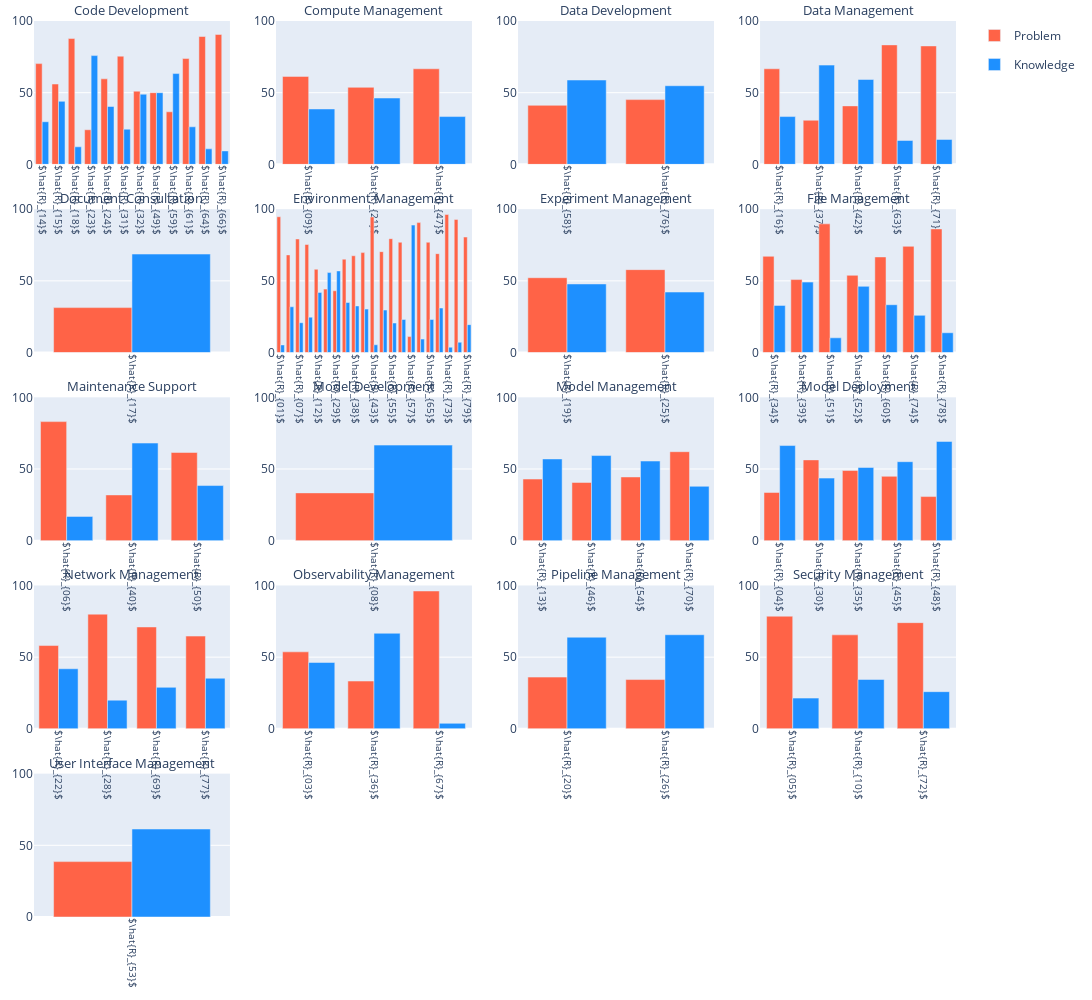

The cell this chart's notebook holds for it:
### Code cell
df = pd.read_json(os.path.join(path_rq3, 'macro-topics.json'))

color_map = {
    'Problem': 'tomato',
    'Knowledge': 'dodgerblue',
}
rows = 5
cols = 4
fig = make_subplots(rows=rows, cols=cols, horizontal_spacing=0.05, vertical_spacing=0.05, subplot_titles=[macro_topic_indexing[i] for i in sorted(df['Resolution_summary_topic_macro'].unique())])

for macro_name, macro_group in df.groupby('Resolution_summary_topic_macro', sort=True):
    categories = []
    frequency_p = []
    frequency_k = [] 
    
    for name, group in macro_group.groupby('Resolution_summary_topic'):
        name = r'$\hat{R}_{0' + str(name+1) + '}$' if name < 9 else r'$\hat{R}_{' + str(name+1) + '}$'
        categories.append(name)
        frequency_p.append(len(group[group['Challenge_type'] == 'problem'])/len(group)*100)
        frequency_k.append(len(group[group['Challenge_type'] == 'knowledge'])/len(group)*100)
    
    row = macro_name // cols + 1
    col = macro_name % cols + 1
    show_legend = True if macro_name == 0 else False
    
    fig.add_trace(go.Bar(
        name='Problem', 
        x=categories, 
        y=frequency_p, 
        legendgroup='Problem', 
        marker_color=color_map['Problem'],
        showlegend=show_legend
    ), row=row, col=col)
    fig.add_trace(go.Bar(
        name='Knowledge', 
        x=categories, 
        y=frequency_k, 
        legendgroup='Knowledge', 
        marker_color=color_map['Knowledge'],
        showlegend=show_legend
    ), row=row, col=col)
    fig.update_xaxes(
        tickangle=90, 
        tickfont=dict(size=10), 
        row=row, 
        col=col
    )

fig.update_yaxes(range=[0, 100])
fig.update_layout(
    barmode='group',
    width=1200, 
    height=1000,
    margin=go.layout.Margin(
        l=20,  # left margin
        r=20,  # right margin
        b=20,  # bottom margin
        t=20,  # top margin
    )
)
fig.update_annotations(dict(font_size=13))
fig.show()
# fig.write_image(os.path.join(path_rq3, 'Macro-topics group frequency histogram.pdf'))

### Figure 1 — Plotly figure (JSON) as saved in the notebook; plotly's stock layout.template omitted (floating-point values rounded to 4 significant figures)
{"data": [{"legendgroup": "Problem", "marker": {"color": "tomato"}, "name": "Problem", "showlegend": true, "type": "bar", "x": ["$\\hat{R}_{14}$", "$\\hat{R}_{15}$", "$\\hat{R}_{18}$", "$\\hat{R}_{23}$", "$\\hat{R}_{24}$", "$\\hat{R}_{31}$", "$\\hat{R}_{32}$", "$\\hat{R}_{49}$", "$\\hat{R}_{59}$", "$\\hat{R}_{61}$", "$\\hat{R}_{64}$", "$\\hat{R}_{66}$"], "xaxis": "x", "y": [70.27, 56.04, 87.76, 24.14, 59.65, 75.47, 51.06, 50, 36.67, 73.81, 89.19, 90.62], "yaxis": "y"}, {"legendgroup": "Knowledge", "marker": {"color": "dodgerblue"}, "name": "Knowledge", "showlegend": true, "type": "bar", "x": ["$\\hat{R}_{14}$", "$\\hat{R}_{15}$", "$\\hat{R}_{18}$", "$\\hat{R}_{23}$", "$\\hat{R}_{24}$", "$\\hat{R}_{31}$", "$\\hat{R}_{32}$", "$\\hat{R}_{49}$", "$\\hat{R}_{59}$", "$\\hat{R}_{61}$", "$\\hat{R}_{64}$", "$\\hat{R}_{66}$"], "xaxis": "x", "y": [29.73, 43.96, 12.24, 75.86, 40.35, 24.53, 48.94, 50, 63.33, 26.19, 10.81, 9.375], "yaxis": "y"}, {"legendgroup": "Problem", "marker": {"color": "tomato"}, "name": "Problem", "showlegend": false, "type": "bar", "x": ["$\\hat{R}_{09}$", "$\\hat{R}_{21}$", "$\\hat{R}_{47}$"], "xaxis": "x2", "y": [61.36, 53.73, 66.67], "yaxis": "y2"}, {"legendgroup": "Knowledge", "marker": {"color": "dodgerblue"}, "name": "Knowledge", "showlegend": false, "type": "bar", "x": ["$\\hat{R}_{09}$", "$\\hat{R}_{21}$", "$\\hat{R}_{47}$"], "xaxis": "x2", "y": [38.64, 46.27, 33.33], "yaxis": "y2"}, {"legendgroup": "Problem", "marker": {"color": "tomato"}, "name": "Problem", "showlegend": false, "type": "bar", "x": ["$\\hat{R}_{58}$", "$\\hat{R}_{76}$"], "xaxis": "x3", "y": [41.18, 45.16], "yaxis": "y3"}, {"legendgroup": "Knowledge", "marker": {"color": "dodgerblue"}, "name": "Knowledge", "showlegend": false, "type": "bar", "x": ["$\\hat{R}_{58}$", "$\\hat{R}_{76}$"], "xaxis": "x3", "y": [58.82, 54.84], "yaxis": "y3"}, {"legendgroup": "Problem", "marker": {"color": "tomato"}, "name": "Problem", "showlegend": false, "type": "bar", "x": ["$\\hat{R}_{16}$", "$\\hat{R}_{37}$", "$\\hat{R}_{42}$", "$\\hat{R}_{63}$", "$\\hat{R}_{71}$"], "xaxis": "x4", "y": [66.67, 30.77, 40.79, 83.33, 82.61], "yaxis": "y4"}, {"legendgroup": "Knowledge", "marker": {"color": "dodgerblue"}, "name": "Knowledge", "showlegend": false, "type": "bar", "x": ["$\\hat{R}_{16}$", "$\\hat{R}_{37}$", "$\\hat{R}_{42}$", "$\\hat{R}_{63}$", "$\\hat{R}_{71}$"], "xaxis": "x4", "y": [33.33, 69.23, 59.21, 16.67, 17.39], "yaxis": "y4"}, {"legendgroup": "Problem", "marker": {"color": "tomato"}, "name": "Problem", "showlegend": false, "type": "bar", "x": ["$\\hat{R}_{17}$"], "xaxis": "x5", "y": [31.33], "yaxis": "y5"}, {"legendgroup": "Knowledge", "marker": {"color": "dodgerblue"}, "name": "Knowledge", "showlegend": false, "type": "bar", "x": ["$\\hat{R}_{17}$"], "xaxis": "x5", "y": [68.67], "yaxis": "y5"}, {"legendgroup": "Problem", "marker": {"color": "tomato"}, "name": "Problem", "showlegend": false, "type": "bar", "x": ["$\\hat{R}_{01}$", "$\\hat{R}_{02}$", "$\\hat{R}_{07}$", "$\\hat{R}_{11}$", "$\\hat{R}_{12}$", "$\\hat{R}_{27}$", "$\\hat{R}_{29}$", "$\\hat{R}_{33}$", "$\\hat{R}_{38}$", "$\\hat{R}_{41}$", "$\\hat{R}_{43}$", "$\\hat{R}_{44}$", "$\\hat{R}_{55}$", "$\\hat{R}_{56}$", "$\\hat{R}_{57}$", "$\\hat{R}_{62}$", "$\\hat{R}_{65}$", "$\\hat{R}_{68}$", "$\\hat{R}_{73}$", "$\\hat{R}_{75}$", "$\\hat{R}_{79}$"], "xaxis": "x6", "y": [94.71, 68.1, 79.21, 75.34, 58.06, 44.23, 43.08, 65.12, 67.5, 69.7, 94.59, 70.37, 79.41, 76.92, 11.11, 90.62, 76.92, 68.97, 96.3, 92.86, 80.56], "yaxis": "y6"}, {"legendgroup": "Knowledge", "marker": {"color": "dodgerblue"}, "name": "Knowledge", "showlegend": false, "type": "bar", "x": ["$\\hat{R}_{01}$", "$\\hat{R}_{02}$", "$\\hat{R}_{07}$", "$\\hat{R}_{11}$", "$\\hat{R}_{12}$", "$\\hat{R}_{27}$", "$\\hat{R}_{29}$", "$\\hat{R}_{33}$", "$\\hat{R}_{38}$", "$\\hat{R}_{41}$", "$\\hat{R}_{43}$", "$\\hat{R}_{44}$", "$\\hat{R}_{55}$", "$\\hat{R}_{56}$", "$\\hat{R}_{57}$", "$\\hat{R}_{62}$", "$\\hat{R}_{65}$", "$\\hat{R}_{68}$", "$\\hat{R}_{73}$", "$\\hat{R}_{75}$", "$\\hat{R}_{79}$"], "xaxis": "x6", "y": [5.294, 31.9, 20.79, 24.66, 41.94, 55.77, 56.92, 34.88, 32.5, 30.3, 5.405, 29.63, 20.59, 23.08, 88.89, 9.375, 23.08, 31.03, 3.704, 7.143, 19.44], "yaxis": "y6"}, {"legendgroup": "Problem", "marker": {"color": "tomato"}, "name": "Problem", "showlegend": false, "type": "bar", "x": ["$\\hat{R}_{19}$", "$\\hat{R}_{25}$"], "xaxis": "x7", "y": [52.17, 57.81], "yaxis": "y7"}, {"legendgroup": "Knowledge", "marker": {"color": "dodgerblue"}, "name": "Knowledge", "showlegend": false, "type": "bar", "x": ["$\\hat{R}_{19}$", "$\\hat{R}_{25}$"], "xaxis": "x7", "y": [47.83, 42.19], "yaxis": "y7"}, {"legendgroup": "Problem", "marker": {"color": "tomato"}, "name": "Problem", "showlegend": false, "type": "bar", "x": ["$\\hat{R}_{34}$", "$\\hat{R}_{39}$", "$\\hat{R}_{51}$", "$\\hat{R}_{52}$", "$\\hat{R}_{60}$", "$\\hat{R}_{74}$", "$\\hat{R}_{78}$"], "xaxis": "x8", "y": [67.12, 50.88, 89.74, 53.85, 66.67, 74.07, 86.21], "yaxis": "y8"}, {"legendgroup": "Knowledge", "marker": {"color": "dodgerblue"}, "name": "Knowledge", "showlegend": false, "type": "bar", "x": ["$\\hat{R}_{34}$", "$\\hat{R}_{39}$", "$\\hat{R}_{51}$", "$\\hat{R}_{52}$", "$\\hat{R}_{60}$", "$\\hat{R}_{74}$", "$\\hat{R}_{78}$"], "xaxis": "x8", "y": [32.88, 49.12, 10.26, 46.15, 33.33, 25.93, 13.79], "yaxis": "y8"}, {"legendgroup": "Problem", "marker": {"color": "tomato"}, "name": "Problem", "showlegend": false, "type": "bar", "x": ["$\\hat{R}_{06}$", "$\\hat{R}_{40}$", "$\\hat{R}_{50}$"], "xaxis": "x9", "y": [83.05, 31.91, 61.54], "yaxis": "y9"}, {"legendgroup": "Knowledge", "marker": {"color": "dodgerblue"}, "name": "Knowledge", "showlegend": false, "type": "bar", "x": ["$\\hat{R}_{06}$", "$\\hat{R}_{40}$", "$\\hat{R}_{50}$"], "xaxis": "x9", "y": [16.95, 68.09, 38.46], "yaxis": "y9"}, {"legendgroup": "Problem", "marker": {"color": "tomato"}, "name": "Problem", "showlegend": false, "type": "bar", "x": ["$\\hat{R}_{08}$"], "xaxis": "x10", "y": [33.33], "yaxis": "y10"}, {"legendgroup": "Knowledge", "marker": {"color": "dodgerblue"}, "name": "Knowledge", "showlegend": false, "type": "bar", "x": ["$\\hat{R}_{08}$"], "xaxis": "x10", "y": [66.67], "yaxis": "y10"}, {"legendgroup": "Problem", "marker": {"color": "tomato"}, "name": "Problem", "showlegend": false, "type": "bar", "x": ["$\\hat{R}_{13}$", "$\\hat{R}_{46}$", "$\\hat{R}_{54}$", "$\\hat{R}_{70}$"], "xaxis": "x11", "y": [42.99, 40.62, 44.44, 62.07], "yaxis": "y11"}, {"legendgroup": "Knowledge", "marker": {"color": "dodgerblue"}, "name": "Knowledge", "showlegend": false, "type": "bar", "x": ["$\\hat{R}_{13}$", "$\\hat{R}_{46}$", "$\\hat{R}_{54}$", "$\\hat{R}_{70}$"], "xaxis": "x11", "y": [57.01, 59.38, 55.56, 37.93], "yaxis": "y11"}, {"legendgroup": "Problem", "marker": {"color": "tomato"}, "name": "Problem", "showlegend": false, "type": "bar", "x": ["$\\hat{R}_{04}$", "$\\hat{R}_{30}$", "$\\hat{R}_{35}$", "$\\hat{R}_{45}$", "$\\hat{R}_{48}$"], "xaxis": "x12", "y": [33.64, 56.36, 48.94, 44.9, 30.77], "yaxis": "y12"}, {"legendgroup": "Knowledge", "marker": {"color": "dodgerblue"}, "name": "Knowledge", "showlegend": false, "type": "bar", "x": ["$\\hat{R}_{04}$", "$\\hat{R}_{30}$", "$\\hat{R}_{35}$", "$\\hat{R}_{45}$", "$\\hat{R}_{48}$"], "xaxis": "x12", "y": [66.36, 43.64, 51.06, 55.1, 69.23], "yaxis": "y12"}, {"legendgroup": "Problem", "marker": {"color": "tomato"}, "name": "Problem", "showlegend": false, "type": "bar", "x": ["$\\hat{R}_{22}$", "$\\hat{R}_{28}$", "$\\hat{R}_{69}$", "$\\hat{R}_{77}$"], "xaxis": "x13", "y": [58.11, 80, 71.05, 64.71], "yaxis": "y13"}, {"legendgroup": "Knowledge", "marker": {"color": "dodgerblue"}, "name": "Knowledge", "showlegend": false, "type": "bar", "x": ["$\\hat{R}_{22}$", "$\\hat{R}_{28}$", "$\\hat{R}_{69}$", "$\\hat{R}_{77}$"], "xaxis": "x13", "y": [41.89, 20, 28.95, 35.29], "yaxis": "y13"}, {"legendgroup": "Problem", "marker": {"color": "tomato"}, "name": "Problem", "showlegend": false, "type": "bar", "x": ["$\\hat{R}_{03}$", "$\\hat{R}_{36}$", "$\\hat{R}_{67}$"], "xaxis": "x14", "y": [53.7, 33.33, 96.15], "yaxis": "y14"}, {"legendgroup": "Knowledge", "marker": {"color": "dodgerblue"}, "name": "Knowledge", "showlegend": false, "type": "bar", "x": ["$\\hat{R}_{03}$", "$\\hat{R}_{36}$", "$\\hat{R}_{67}$"], "xaxis": "x14", "y": [46.3, 66.67, 3.846], "yaxis": "y14"}, {"legendgroup": "Problem", "marker": {"color": "tomato"}, "name": "Problem", "showlegend": false, "type": "bar", "x": ["$\\hat{R}_{20}$", "$\\hat{R}_{26}$"], "xaxis": "x15", "y": [36.08, 34.38], "yaxis": "y15"}, {"legendgroup": "Knowledge", "marker": {"color": "dodgerblue"}, "name": "Knowledge", "showlegend": false, "type": "bar", "x": ["$\\hat{R}_{20}$", "$\\hat{R}_{26}$"], "xaxis": "x15", "y": [63.92, 65.62], "yaxis": "y15"}, {"legendgroup": "Problem", "marker": {"color": "tomato"}, "name": "Problem", "showlegend": false, "type": "bar", "x": ["$\\hat{R}_{05}$", "$\\hat{R}_{10}$", "$\\hat{R}_{72}$"], "xaxis": "x16", "y": [78.57, 65.56, 74.07], "yaxis": "y16"}, {"legendgroup": "Knowledge", "marker": {"color": "dodgerblue"}, "name": "Knowledge", "showlegend": false, "type": "bar", "x": ["$\\hat{R}_{05}$", "$\\hat{R}_{10}$", "$\\hat{R}_{72}$"], "xaxis": "x16", "y": [21.43, 34.44, 25.93], "yaxis": "y16"}, {"legendgroup": "Problem", "marker": {"color": "tomato"}, "name": "Problem", "showlegend": false, "type": "bar", "x": ["$\\hat{R}_{53}$"], "xaxis": "x17", "y": [38.64], "yaxis": "y17"}, {"legendgroup": "Knowledge", "marker": {"color": "dodgerblue"}, "name": "Knowledge", "showlegend": false, "type": "bar", "x": ["$\\hat{R}_{53}$"], "xaxis": "x17", "y": [61.36], "yaxis": "y17"}], "layout": {"annotations": [{"font": {"size": 13}, "showarrow": false, "text": "Code Development", "x": 0.1062, "xanchor": "center", "xref": "paper", "y": 1, "yanchor": "bottom", "yref": "paper"}, {"font": {"size": 13}, "showarrow": false, "text": "Compute Management", "x": 0.3688, "xanchor": "center", "xref": "paper", "y": 1, "yanchor": "bottom", "yref": "paper"}, {"font": {"size": 13}, "showarrow": false, "text": "Data Development", "x": 0.6313, "xanchor": "center", "xref": "paper", "y": 1, "yanchor": "bottom", "yref": "paper"}, {"font": {"size": 13}, "showarrow": false, "text": "Data Management", "x": 0.8938, "xanchor": "center", "xref": "paper", "y": 1, "yanchor": "bottom", "yref": "paper"}, {"font": {"size": 13}, "showarrow": false, "text": "Document Consultation", "x": 0.1062, "xanchor": "center", "xref": "paper", "y": 0.79, "yanchor": "bottom", "yref": "paper"}, {"font": {"size": 13}, "showarrow": false, "text": "Environment Management", "x": 0.3688, "xanchor": "center", "xref": "paper", "y": 0.79, "yanchor": "bottom", "yref": "paper"}, {"font": {"size": 13}, "showarrow": false, "text": "Experiment Management", "x": 0.6313, "xanchor": "center", "xref": "paper", "y": 0.79, "yanchor": "bottom", "yref": "paper"}, {"font": {"size": 13}, "showarrow": false, "text": "File Management", "x": 0.8938, "xanchor": "center", "xref": "paper", "y": 0.79, "yanchor": "bottom", "yref": "paper"}, {"font": {"size": 13}, "showarrow": false, "text": "Maintenance Support", "x": 0.1062, "xanchor": "center", "xref": "paper", "y": 0.58, "yanchor": "bottom", "yref": "paper"}, {"font": {"size": 13}, "showarrow": false, "text": "Model Development", "x": 0.3688, "xanchor": "center", "xref": "paper", "y": 0.58, "yanchor": "bottom", "yref": "paper"}, {"font": {"size": 13}, "showarrow": false, "text": "Model Management", "x": 0.6313, "xanchor": "center", "xref": "paper", "y": 0.58, "yanchor": "bottom", "yref": "paper"}, {"font": {"size": 13}, "showarrow": false, "text": "Model Deployment", "x": 0.8938, "xanchor": "center", "xref": "paper", "y": 0.58, "yanchor": "bottom", "yref": "paper"}, {"font": {"size": 13}, "showarrow": false, "text": "Network Management", "x": 0.1062, "xanchor": "center", "xref": "paper", "y": 0.37, "yanchor": "bottom", "yref": "paper"}, {"font": {"size": 13}, "showarrow": false, "text": "Observability Management", "x": 0.3688, "xanchor": "center", "xref": "paper", "y": 0.37, "yanchor": "bottom", "yref": "paper"}, {"font": {"size": 13}, "showarrow": false, "text": "Pipeline Management", "x": 0.6313, "xanchor": "center", "xref": "paper", "y": 0.37, "yanchor": "bottom", "yref": "paper"}, {"font": {"size": 13}, "showarrow": false, "text": "Security Management", "x": 0.8938, "xanchor": "center", "xref": "paper", "y": 0.37, "yanchor": "bottom", "yref": "paper"}, {"font": {"size": 13}, "showarrow": false, "text": "User Interface Management", "x": 0.1062, "xanchor": "center", "xref": "paper", "y": 0.16, "yanchor": "bottom", "yref": "paper"}], "barmode": "group", "height": 1000, "margin": {"b": 20, "l": 20, "r": 20, "t": 20}, "width": 1200, "xaxis": {"anchor": "y", "domain": [0, 0.2125], "tickangle": 90, "tickfont": {"size": 10}}, "xaxis10": {"anchor": "y10", "domain": [0.2625, 0.475], "tickangle": 90, "tickfont": {"size": 10}}, "xaxis11": {"anchor": "y11", "domain": [0.525, 0.7375], "tickangle": 90, "tickfont": {"size": 10}}, "xaxis12": {"anchor": "y12", "domain": [0.7875, 1], "tickangle": 90, "tickfont": {"size": 10}}, "xaxis13": {"anchor": "y13", "domain": [0, 0.2125], "tickangle": 90, "tickfont": {"size": 10}}, "xaxis14": {"anchor": "y14", "domain": [0.2625, 0.475], "tickangle": 90, "tickfont": {"size": 10}}, "xaxis15": {"anchor": "y15", "domain": [0.525, 0.7375], "tickangle": 90, "tickfont": {"size": 10}}, "xaxis16": {"anchor": "y16", "domain": [0.7875, 1], "tickangle": 90, "tickfont": {"size": 10}}, "xaxis17": {"anchor": "y17", "domain": [0, 0.2125], "tickangle": 90, "tickfont": {"size": 10}}, "xaxis18": {"anchor": "y18", "domain": [0.2625, 0.475]}, "xaxis19": {"anchor": "y19", "domain": [0.525, 0.7375]}, "xaxis2": {"anchor": "y2", "domain": [0.2625, 0.475], "tickangle": 90, "tickfont": {"size": 10}}, "xaxis20": {"anchor": "y20", "domain": [0.7875, 1]}, "xaxis3": {"anchor": "y3", "domain": [0.525, 0.7375], "tickangle": 90, "tickfont": {"size": 10}}, "xaxis4": {"anchor": "y4", "domain": [0.7875, 1], "tickangle": 90, "tickfont": {"size": 10}}, "xaxis5": {"anchor": "y5", "domain": [0, 0.2125], "tickangle": 90, "tickfont": {"size": 10}}, "xaxis6": {"anchor": "y6", "domain": [0.2625, 0.475], "tickangle": 90, "tickfont": {"size": 10}}, "xaxis7": {"anchor": "y7", "domain": [0.525, 0.7375], "tickangle": 90, "tickfont": {"size": 10}}, "xaxis8": {"anchor": "y8", "domain": [0.7875, 1], "tickangle": 90, "tickfont": {"size": 10}}, "xaxis9": {"anchor": "y9", "domain": [0, 0.2125], "tickangle": 90, "tickfont": {"size": 10}}, "yaxis": {"anchor": "x", "domain": [0.84, 1], "range": [0, 100]}, "yaxis10": {"anchor": "x10", "domain": [0.42, 0.58], "range": [0, 100]}, "yaxis11": {"anchor": "x11", "domain": [0.42, 0.58], "range": [0, 100]}, "yaxis12": {"anchor": "x12", "domain": [0.42, 0.58], "range": [0, 100]}, "yaxis13": {"anchor": "x13", "domain": [0.21, 0.37], "range": [0, 100]}, "yaxis14": {"anchor": "x14", "domain": [0.21, 0.37], "range": [0, 100]}, "yaxis15": {"anchor": "x15", "domain": [0.21, 0.37], "range": [0, 100]}, "yaxis16": {"anchor": "x16", "domain": [0.21, 0.37], "range": [0, 100]}, "yaxis17": {"anchor": "x17", "domain": [0, 0.16], "range": [0, 100]}, "yaxis18": {"anchor": "x18", "domain": [0, 0.16], "range": [0, 100]}, "yaxis19": {"anchor": "x19", "domain": [0, 0.16], "range": [0, 100]}, "yaxis2": {"anchor": "x2", "domain": [0.84, 1], "range": [0, 100]}, "yaxis20": {"anchor": "x20", "domain": [0, 0.16], "range": [0, 100]}, "yaxis3": {"anchor": "x3", "domain": [0.84, 1], "range": [0, 100]}, "yaxis4": {"anchor": "x4", "domain": [0.84, 1], "range": [0, 100]}, "yaxis5": {"anchor": "x5", "domain": [0.63, 0.79], "range": [0, 100]}, "yaxis6": {"anchor": "x6", "domain": [0.63, 0.79], "range": [0, 100]}, "yaxis7": {"anchor": "x7", "domain": [0.63, 0.79], "range": [0, 100]}, "yaxis8": {"anchor": "x8", "domain": [0.63, 0.79], "range": [0, 100]}, "yaxis9": {"anchor": "x9", "domain": [0.42, 0.58], "range": [0, 100]}}}
